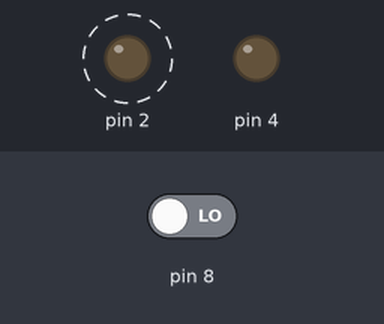
Recording of a sketch running on a simulated Arduino Uno, built with avr-gcc and run on an emulated ATmega328P. Shown: output pins drawn as LEDs (lit = HIGH). Dashed ring = blinking. The inputs (shaded band) are chosen by the test bench; at power-on: pin 8 LOW.

Above: at 1.26 s.
1.3 s: pin 8 driven HIGH
At 1.7 s:
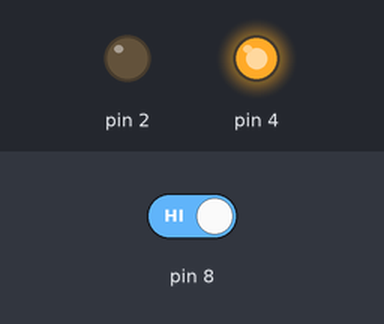
2.8 s: pin 8 driven LOW
At 3.01 s:
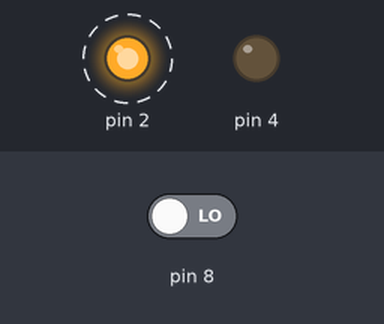
Timing chart, 0 to 11.8 s (numbered marks = the images above; inputs shaded):
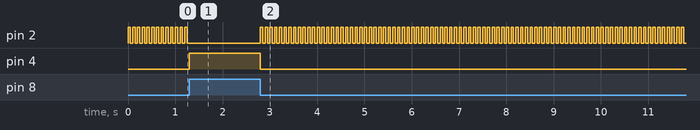

The sketch:

EVALUATION.ino
```cpp
int last=LOW;
int x;
void setup()
{
  pinMode(2,OUTPUT);
  pinMode(4,OUTPUT);
  pinMode(8,INPUT);

}

void loop()
{
  int read= digitalRead(8);
  if(read!=last)
  {
  		digitalWrite(4,HIGH);
  }
    else{
    digitalWrite(4,LOW);
    digitalWrite(2,HIGH);
      delay(50);
      digitalWrite(2,LOW);
      delay(50);
    }


}
```

Measured:
- after the input at 1.3 s, pin 2: stops changing and stays LOW; pin 4: LOW → HIGH at once
- after the input at 2.8 s, pin 2: alternates HIGH for 0.05 s and LOW for 0.05 s, starting at once; pin 4: HIGH → LOW at once
- by itself, pin 2: alternates HIGH for 0.05 s and LOW for 0.05 s
